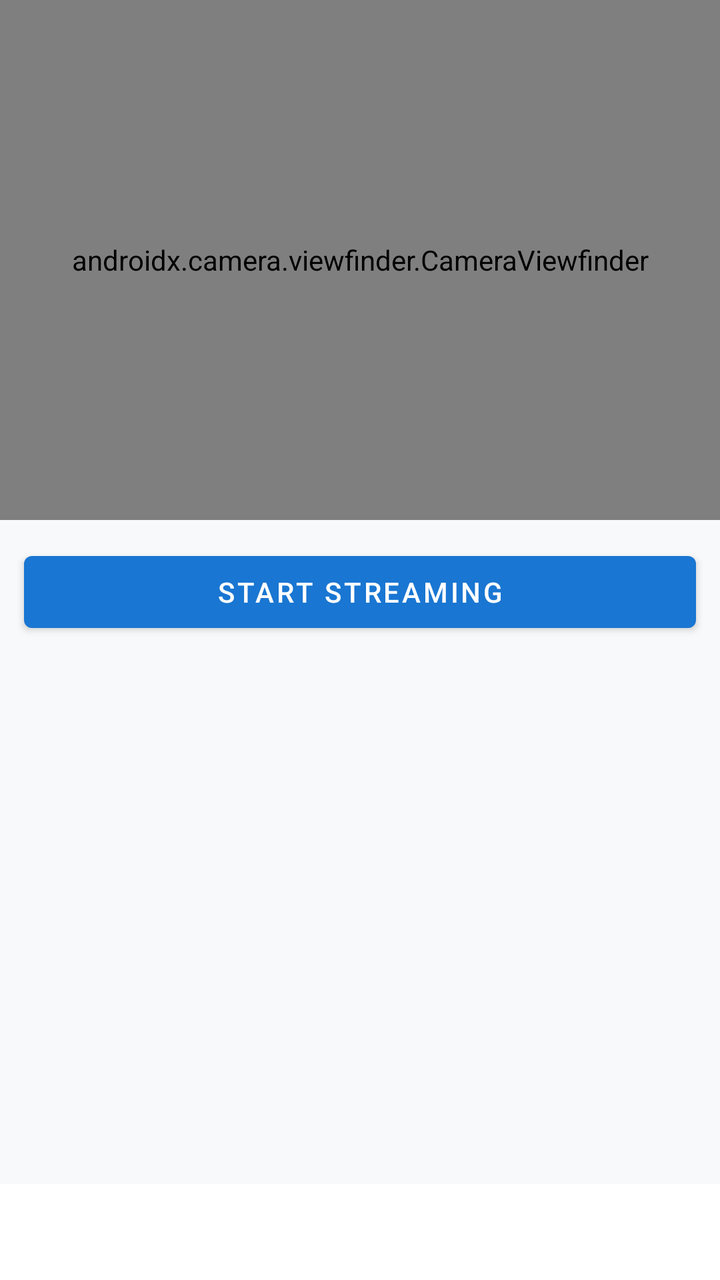
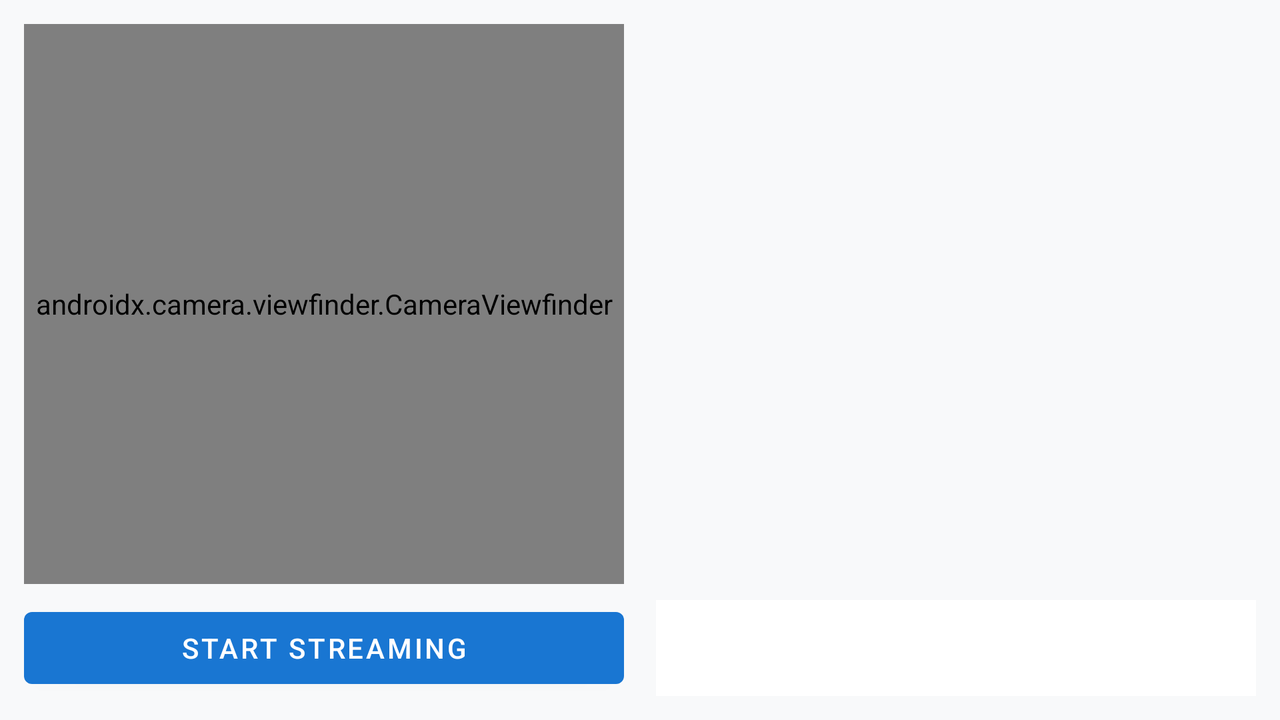

An Android layout and its configuration variant, each rendered on a device that would load it. The default file and the variant file are quoted in full after the pictures.
<!-- AndroidManifest.xml: application theme Theme.Mobstr -->
<!-- res/layout/activity_main.xml -->
<?xml version="1.0" encoding="utf-8"?>
<androidx.constraintlayout.widget.ConstraintLayout
    xmlns:android="http://schemas.android.com/apk/res/android"
    xmlns:app="http://schemas.android.com/apk/res-auto"
    android:layout_width="match_parent"
    android:layout_height="match_parent">

    <androidx.camera.viewfinder.CameraViewfinder
        android:id="@+id/cameraSurfacePreview"
        android:layout_width="0dp"
        android:layout_height="0dp"
        app:scaleType="fitCenter"
        app:layout_constraintTop_toTopOf="parent"
        app:layout_constraintBottom_toTopOf="@id/startStreamBtn"
        app:layout_constraintStart_toStartOf="parent"
        app:layout_constraintEnd_toEndOf="parent" />

    <Button
        android:id="@+id/startStreamBtn"
        android:layout_width="0dp"
        android:layout_height="wrap_content"
        android:layout_margin="12dp"
        android:text="Start Streaming"
        app:layout_constraintTop_toBottomOf="@id/cameraSurfacePreview"
        app:layout_constraintBottom_toTopOf="@id/viewPager"
        app:layout_constraintStart_toStartOf="parent"
        app:layout_constraintEnd_toEndOf="parent" />

    <androidx.viewpager2.widget.ViewPager2
        android:id="@+id/viewPager"
        android:layout_width="0dp"
        android:layout_height="0dp"
        app:layout_constraintTop_toBottomOf="@id/startStreamBtn"
        app:layout_constraintBottom_toTopOf="@id/tabLayout"
        app:layout_constraintStart_toStartOf="parent"
        app:layout_constraintEnd_toEndOf="parent" />

    <com.google.android.material.tabs.TabLayout
        android:id="@+id/tabLayout"
        android:layout_width="0dp"
        android:layout_height="wrap_content"
        app:tabIndicatorGravity="top"
        app:layout_constraintBottom_toBottomOf="parent"
        app:layout_constraintStart_toStartOf="parent"
        app:layout_constraintEnd_toEndOf="parent" />

</androidx.constraintlayout.widget.ConstraintLayout>
<!-- resources referenced by this layout -->
<resources>
  <style name="Theme.Mobstr" parent="Theme.MaterialComponents.DayNight.NoActionBar">
          <item name="colorPrimary">@color/cobalt_blue</item>
          <item name="colorPrimaryVariant">@color/cobalt_dark</item>
          <item name="colorOnPrimary">@color/white</item>
  
          <item name="colorSecondary">@color/cobalt_blue</item>
          <item name="colorSecondaryVariant">@color/cobalt_dark</item>
          <item name="colorOnSecondary">@color/white</item>
  
          <item name="android:windowBackground">@color/neutral_light_bg</item>
          <item name="colorSurface">@color/neutral_light_surface</item>
  
          <item name="editTextColor">@color/neutral_light_text</item>
          <item name="android:textColorHint">@color/neutral_light_text_secondary</item>
  
          <item name="android:statusBarColor">@color/neutral_light_bg</item>
          <item name="android:windowLightStatusBar">true</item>
      </style>
  <color name="cobalt_blue">#1976D2</color>
  <color name="cobalt_dark">#115293</color>
  <color name="white">#FFFFFFFF</color>
  <color name="neutral_light_bg">#F8F9FA</color>
  <color name="neutral_light_surface">#FFFFFF</color>
  <color name="neutral_light_text">#1A1C1E</color>
  <color name="neutral_light_text_secondary">#5C6066</color>
</resources>
<!-- res/layout-land/activity_main.xml (the repository's variant of the layout above) -->
<!-- drawn on the phone turned sideways -->
<?xml version="1.0" encoding="utf-8"?>
<androidx.constraintlayout.widget.ConstraintLayout
    xmlns:android="http://schemas.android.com/apk/res/android"
    xmlns:app="http://schemas.android.com/apk/res-auto"
    android:layout_width="match_parent"
    android:layout_height="match_parent"
    android:fitsSystemWindows="true"
    android:padding="12dp">

    <androidx.camera.viewfinder.CameraViewfinder
        android:id="@+id/cameraSurfacePreview"
        android:layout_width="0dp"
        android:layout_height="0dp"
        android:layout_marginEnd="8dp"
        android:layout_marginBottom="8dp"
        app:scaleType="fitCenter"
        app:layout_constraintTop_toTopOf="parent"
        app:layout_constraintBottom_toTopOf="@id/startStreamBtn"
        app:layout_constraintStart_toStartOf="parent"
        app:layout_constraintEnd_toStartOf="@id/guideline" />

    <Button
        android:id="@+id/startStreamBtn"
        android:layout_width="0dp"
        android:layout_height="wrap_content"
        android:layout_marginEnd="8dp"
        android:text="Start Streaming"
        app:layout_constraintTop_toBottomOf="@id/cameraSurfacePreview"
        app:layout_constraintBottom_toBottomOf="parent"
        app:layout_constraintStart_toStartOf="parent"
        app:layout_constraintEnd_toStartOf="@id/guideline" />

    <androidx.constraintlayout.widget.Guideline
        android:id="@+id/guideline"
        android:layout_width="wrap_content"
        android:layout_height="wrap_content"
        android:orientation="vertical"
        app:layout_constraintGuide_percent="0.5" />

    <androidx.viewpager2.widget.ViewPager2
        android:id="@+id/viewPager"
        android:layout_width="0dp"
        android:layout_height="0dp"
        android:layout_marginStart="8dp"
        android:layout_marginBottom="8dp"
        app:layout_constraintTop_toTopOf="parent"
        app:layout_constraintBottom_toTopOf="@id/tabLayout"
        app:layout_constraintStart_toEndOf="@id/guideline"
        app:layout_constraintEnd_toEndOf="parent" />

    <com.google.android.material.tabs.TabLayout
        android:id="@+id/tabLayout"
        android:layout_width="0dp"
        android:layout_height="wrap_content"
        android:layout_marginStart="8dp"
        app:tabIndicatorGravity="top"
        app:layout_constraintTop_toBottomOf="@id/viewPager"
        app:layout_constraintBottom_toBottomOf="parent"
        app:layout_constraintStart_toEndOf="@id/guideline"
        app:layout_constraintEnd_toEndOf="parent" />

</androidx.constraintlayout.widget.ConstraintLayout>
